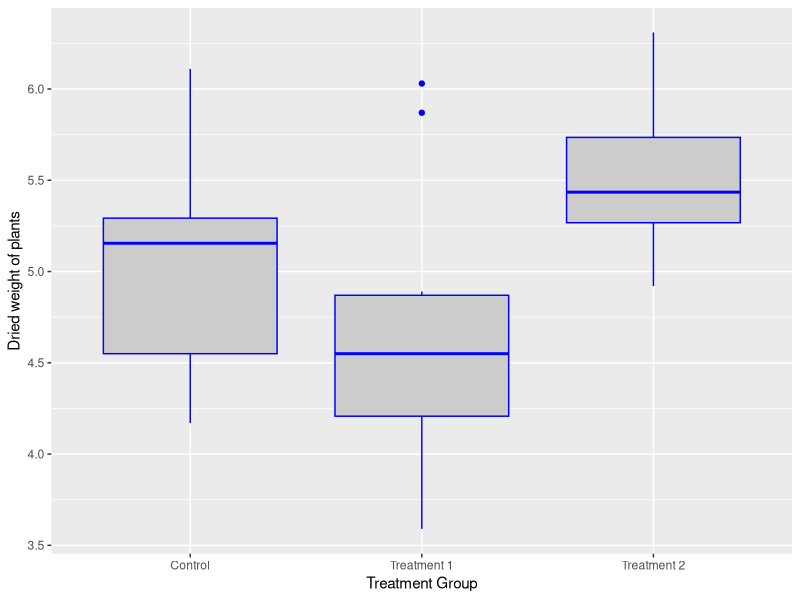

The R script that drew this image:
## ---- chunk 1
# A05	blat	gene	19903333	19907237	1.0000	-	.	ID=Bra022192;Name=Bra022192
## ---- chunk 2
# Brapa_sequence_v1.5.fa (PATH: /Network/Servers/avalanche.plb.ucdavis.edu/Volumes/Mammoth/Users/ruijuanli/Reference/B.rapa/Brapa_sequence_v1.5.fa)
## ---- chunk 3
# bedtools getfasta -fi ref_genome.fa -bed *.gff -fo output.fa 
## ---- chunk 4
factorial(3) == 3*2*1
factorial(4) == 4*3*2*1

# https://www.youtube.com/watch?v=9BDA5b-gtbc
# summary: mixed linear model, ANOVA VS mixed linear model, error term in ANOVA are present as random effect in mixed linear model, unique intercept and unique slope for random effect. lme4 for mixed effect model. 
## ---- chunk 5
plant.df = PlantGrowth
colnames(plant.df)
summary(plant.df)
plant.df$group = factor(plant.df$group,
  labels = c("Control", "Treatment 1", "Treatment 2"))
summary(plant.df)
## ---- chunk 6
require(ggplot2)
 
ggplot(plant.df, aes(x = group, y = weight)) +
  geom_boxplot(fill = "grey80", colour = "blue") +
  scale_x_discrete() + xlab("Treatment Group") +
  ylab("Dried weight of plants")

